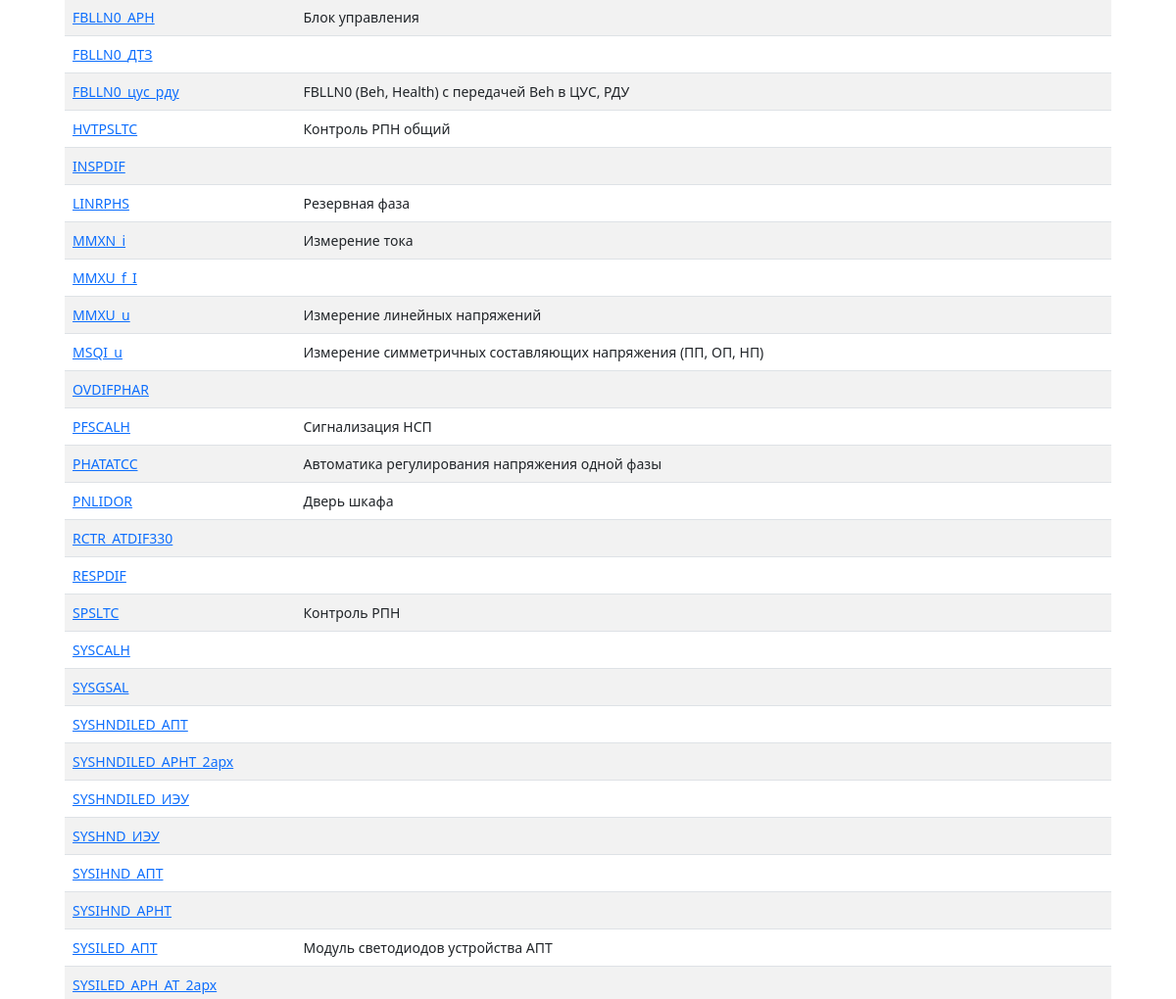
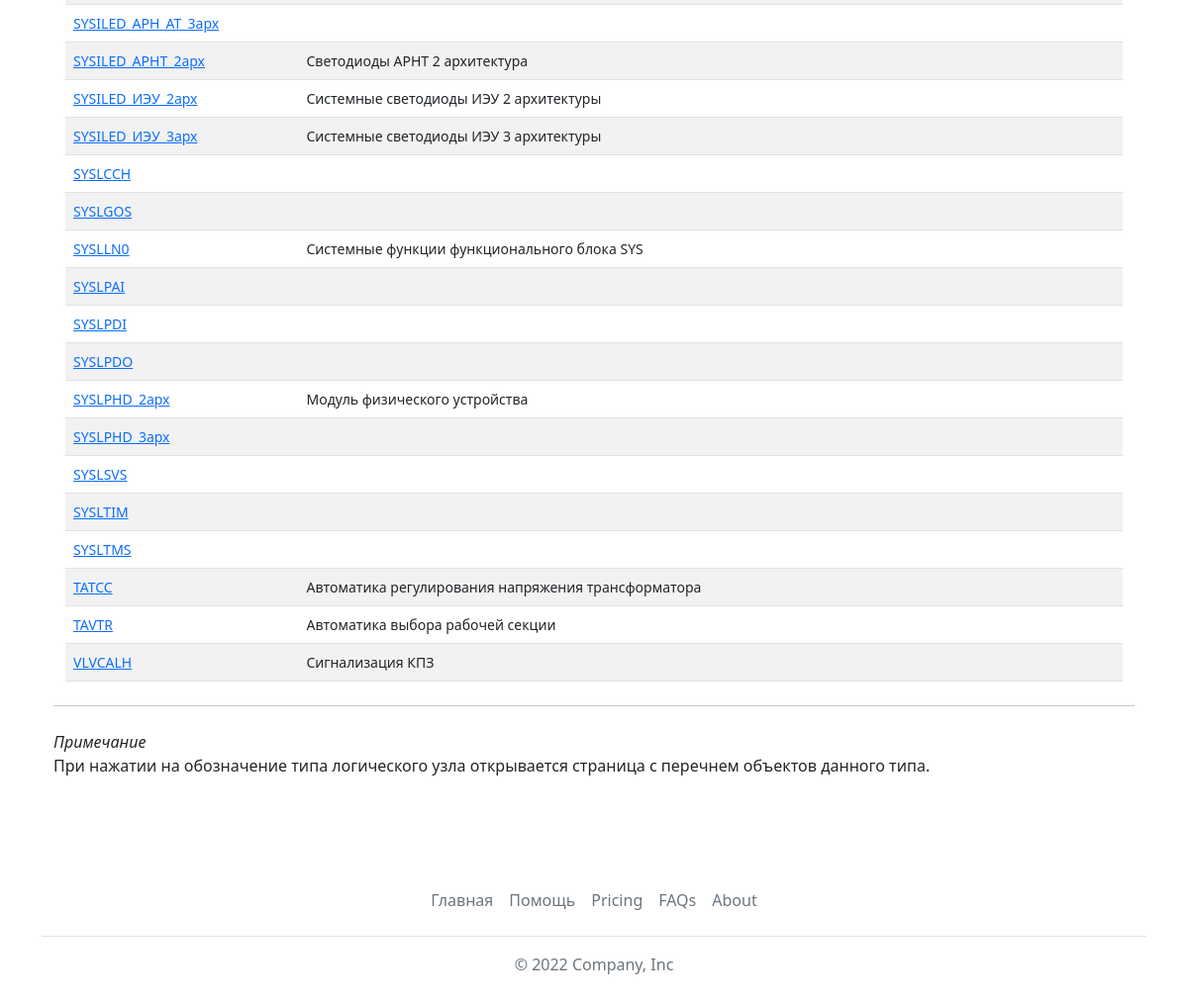
The page /lntypes/ (lower part) on the database as committed earlier (2 pictures, top to bottom).
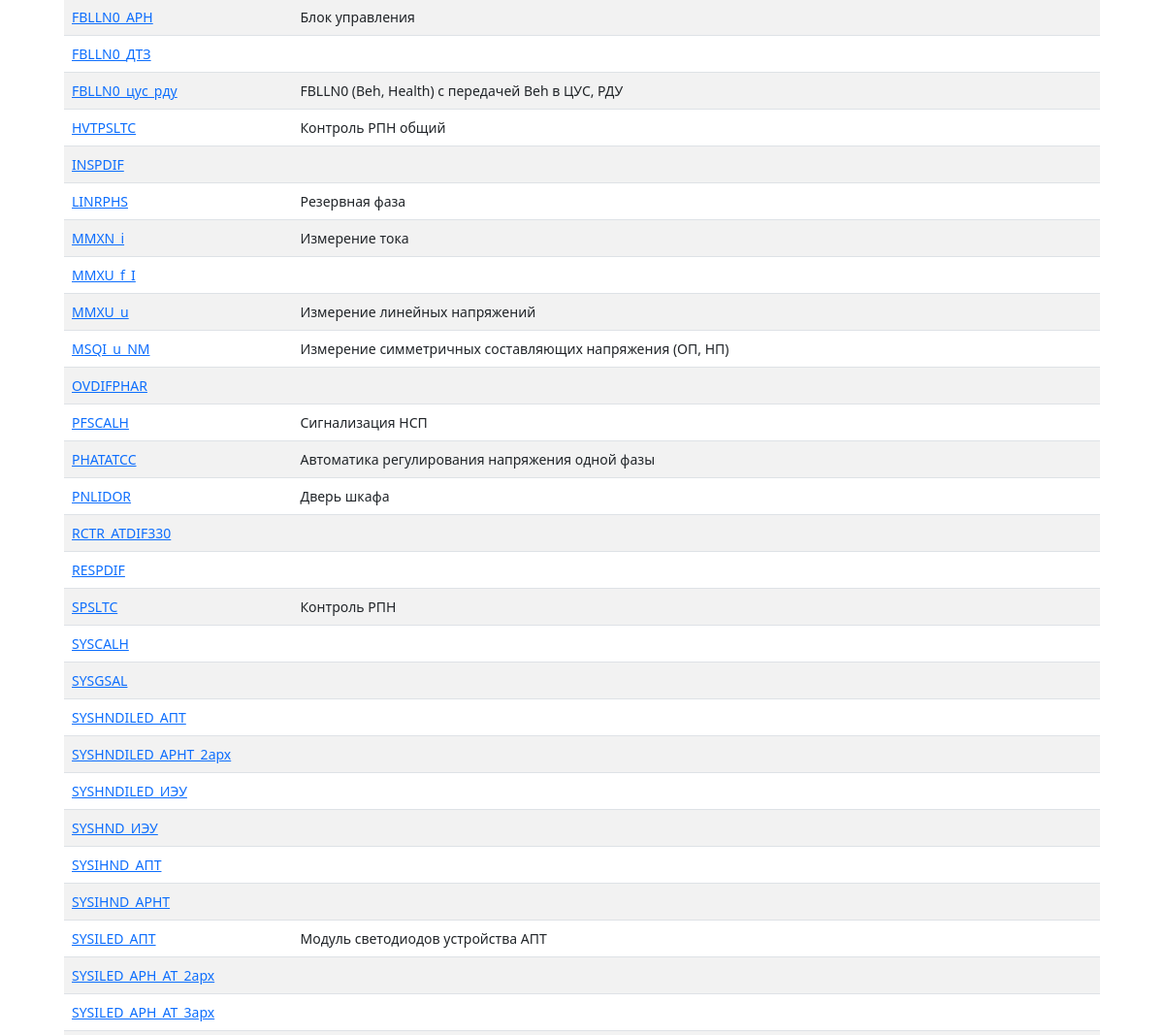
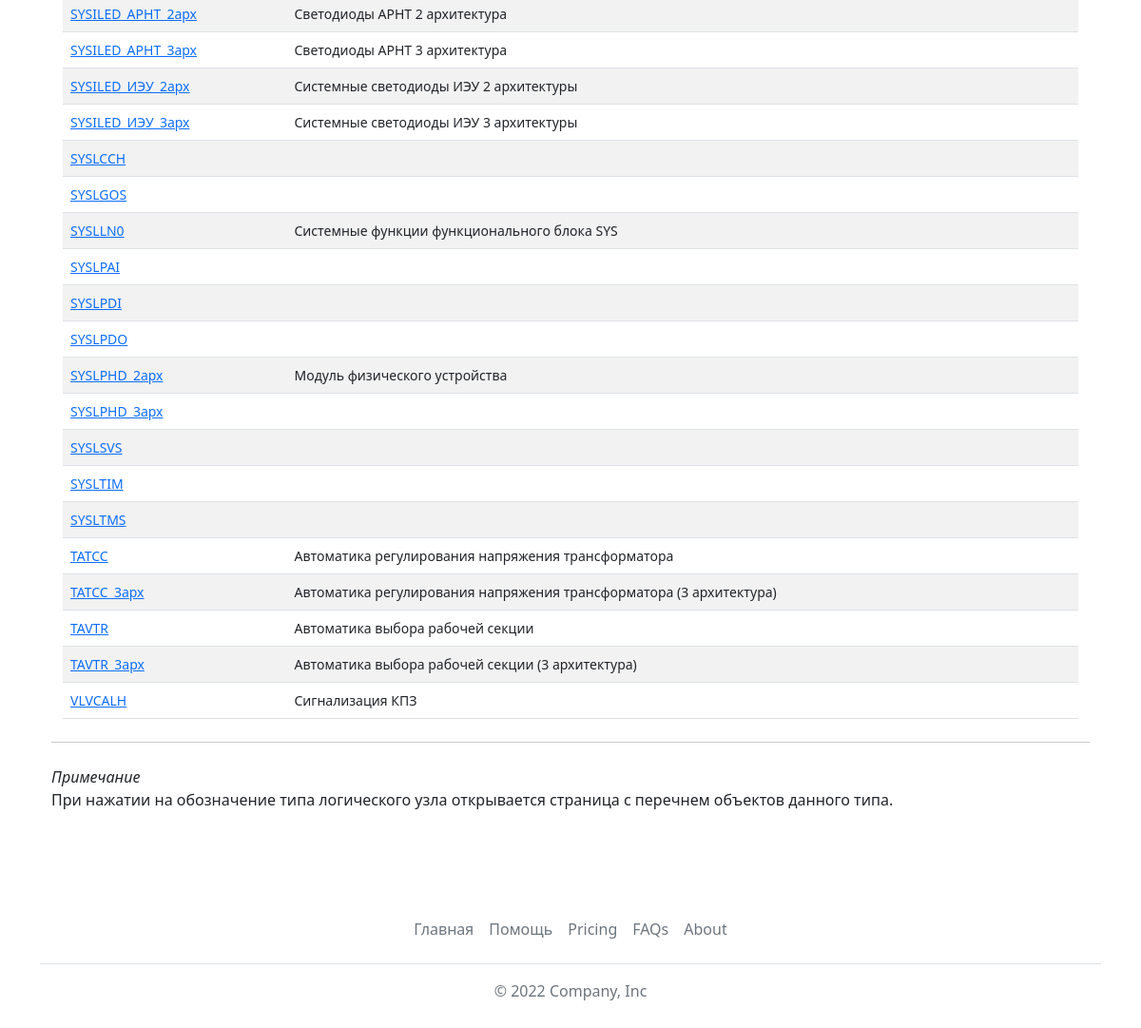
The same page on the database as committed later (2 pictures, top to bottom).
### base_types/models.py (models this page shows, shortened)
class LogicNodesTypes(models.Model):
    id = models.AutoField(primary_key=True)
    name = models.CharField(max_length=64, verbose_name='Имя типа ЛУ', unique=True)
    description = models.TextField(max_length=1024, blank=True, verbose_name='Описание')
    explanation = models.TextField(max_length=2048, blank=True, verbose_name='Пояснение')
    class Meta:
        verbose_name = 'Тип логического узла'
        verbose_name_plural = 'Типы логических узлов'
        ordering = ['name']

### base_types/views.py (the view)
# urls.py: path('lntypes/', views.lntypes),
def lntypes(request):
    lntypes = LogicNodesTypes.objects.all()
    return render(request, 'base_types/lntypes.html', {'lntypes':lntypes})

### templates/base_types/lntypes.html (shortened to what this page needs)
{% extends 'base.html' %}
{% block content %}
<main class="container py-5">
    {% if lntypes %}
    <div class="container small">
    <table class="table table-striped">
                <tbody>
                    {% for item in lntypes %}
                    <tr>
                        <td><a href="show/?name={{item.name}}&type=ln">{{item.name}}</a></td>
                        <td>{{item.description}}</td>
                        <td></td>
                    </tr>
                {% endfor %}
                </tbody>
            </table>
    </div>
    <hr class="my-4">
    <p><em>Примечание</em><br>При нажатии на обозначение типа логического узла открывается страница с перечнем объектов данного типа.</p>
    {% else %}
    <h2 class="mt-4">В базе данных нет типов логических узлов :(</h2>
    {% endif %}
</main>
{% endblock %}

Rows that differ between the two databases and show on the page:
changed LogicNodesTypes: name "MSQI_u" → "MSQI_u_NM"; description "Измерение симметричных составляющих напряжения (ПП, ОП, НП)" → "Измерение симметричных составляющих напряжения (ОП, НП)"
added LogicNodesTypes: name "SYSILED_АРНТ_3арх", description "Светодиоды АРНТ 3 архитектура"
added LogicNodesTypes: name "TATCC_3арх", description "Автоматика регулирования напряжения трансформатора (3 архитектура)"
added LogicNodesTypes: name "TAVTR_3арх", description "Автоматика выбора рабочей секции (3 архитектура)"
